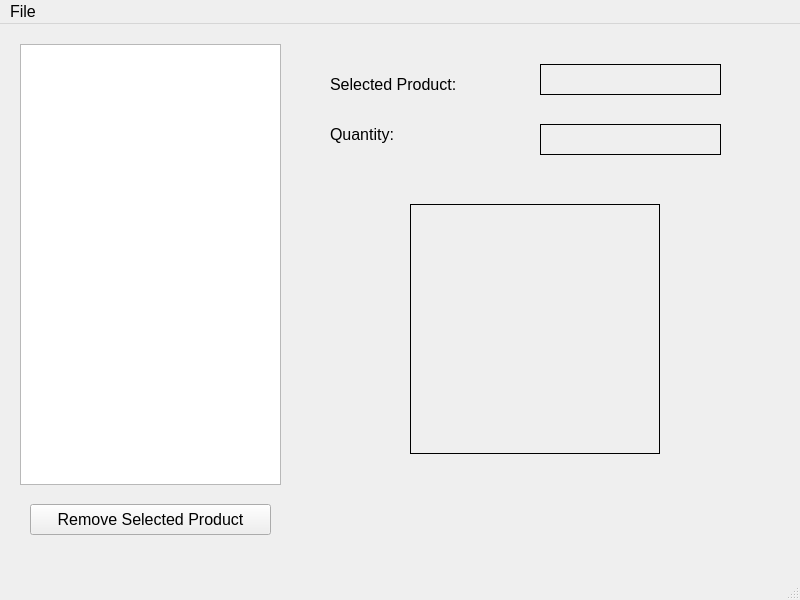
<?xml version="1.0" encoding="UTF-8"?>
<ui version="4.0">
 <class>MainWindow</class>
 <widget class="QMainWindow" name="MainWindow">
  <property name="geometry">
   <rect>
    <x>0</x>
    <y>0</y>
    <width>800</width>
    <height>600</height>
   </rect>
  </property>
  <property name="font">
   <font>
    <pointsize>12</pointsize>
   </font>
  </property>
  <property name="windowTitle">
   <string>Store Inventory Application</string>
  </property>
  <widget class="QWidget" name="centralwidget">
   <widget class="QListWidget" name="lstProduct">
    <property name="geometry">
     <rect>
      <x>20</x>
      <y>20</y>
      <width>261</width>
      <height>441</height>
     </rect>
    </property>
   </widget>
   <widget class="QLabel" name="label">
    <property name="geometry">
     <rect>
      <x>330</x>
      <y>50</y>
      <width>181</width>
      <height>21</height>
     </rect>
    </property>
    <property name="text">
     <string>Selected Product:</string>
    </property>
   </widget>
   <widget class="QLabel" name="label_2">
    <property name="geometry">
     <rect>
      <x>330</x>
      <y>100</y>
      <width>101</width>
      <height>21</height>
     </rect>
    </property>
    <property name="text">
     <string>Quantity:</string>
    </property>
   </widget>
   <widget class="QLabel" name="lblProductName">
    <property name="geometry">
     <rect>
      <x>540</x>
      <y>40</y>
      <width>181</width>
      <height>31</height>
     </rect>
    </property>
    <property name="frameShape">
     <enum>QFrame::Panel</enum>
    </property>
    <property name="text">
     <string/>
    </property>
   </widget>
   <widget class="QLabel" name="lblQuantity">
    <property name="geometry">
     <rect>
      <x>540</x>
      <y>100</y>
      <width>181</width>
      <height>31</height>
     </rect>
    </property>
    <property name="frameShape">
     <enum>QFrame::Panel</enum>
    </property>
    <property name="text">
     <string/>
    </property>
   </widget>
   <widget class="QLabel" name="lblImage">
    <property name="geometry">
     <rect>
      <x>410</x>
      <y>180</y>
      <width>250</width>
      <height>250</height>
     </rect>
    </property>
    <property name="frameShape">
     <enum>QFrame::Panel</enum>
    </property>
    <property name="text">
     <string/>
    </property>
   </widget>
   <widget class="QPushButton" name="btnRemoveSelectedProduct">
    <property name="geometry">
     <rect>
      <x>30</x>
      <y>480</y>
      <width>241</width>
      <height>31</height>
     </rect>
    </property>
    <property name="text">
     <string>Remove Selected Product</string>
    </property>
   </widget>
  </widget>
  <widget class="QMenuBar" name="menubar">
   <property name="geometry">
    <rect>
     <x>0</x>
     <y>0</y>
     <width>800</width>
     <height>32</height>
    </rect>
   </property>
   <widget class="QMenu" name="menuFile">
    <property name="title">
     <string>File</string>
    </property>
    <addaction name="menuNewProduct"/>
    <addaction name="menuEditSelectedProduct"/>
    <addaction name="separator"/>
    <addaction name="menuSaveProducts"/>
    <addaction name="menuLoadProducts"/>
    <addaction name="separator"/>
    <addaction name="menuExit"/>
   </widget>
   <addaction name="menuFile"/>
  </widget>
  <widget class="QStatusBar" name="statusbar"/>
  <action name="menuNewProduct">
   <property name="text">
    <string>New Product</string>
   </property>
  </action>
  <action name="menuEditSelectedProduct">
   <property name="text">
    <string>Edit Selected Product</string>
   </property>
  </action>
  <action name="menuSaveProducts">
   <property name="text">
    <string>Save Products</string>
   </property>
  </action>
  <action name="menuLoadProducts">
   <property name="text">
    <string>Load Products</string>
   </property>
  </action>
  <action name="menuExit">
   <property name="text">
    <string>Exit</string>
   </property>
  </action>
 </widget>
 <resources/>
 <connections/>
</ui>
